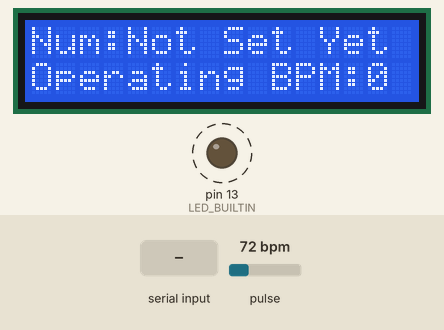
Simulated run of this sketch. Board: Arduino Uno, built with avr-gcc and run on an emulated ATmega328P. Shown: 16×2 character LCD, output pins drawn as LEDs (lit = HIGH). Dashed ring = blinking. The inputs (shaded band) are chosen by the test bench; at power-on: pulse 72 bpm. What the sketch prints to the serial monitor is not drawn.

Above: at 1.2 s.
1.3 s: pulse set to 42 bpm
At 3.4 s:
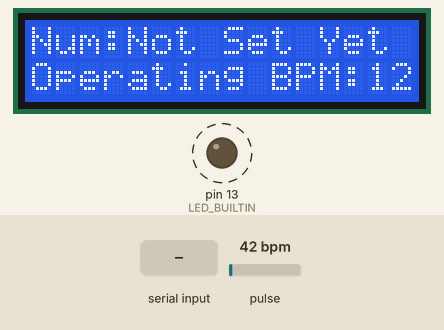
4.3 s: pulse set to 70 bpm
At 5.71 s:
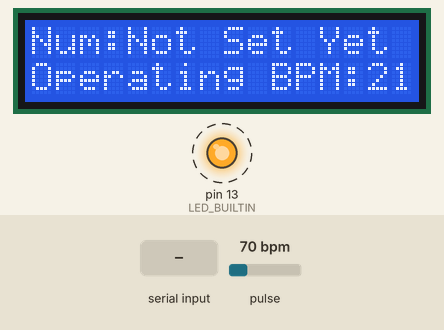
7.3 s: "i" received over Serial
At 8.37 s:
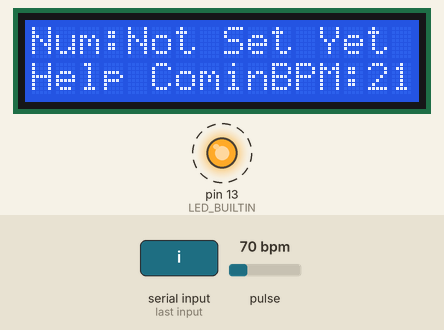
10.3 s: pulse set to 42 bpm
At 12.1 s:
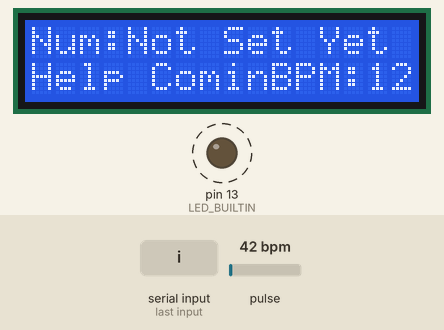
13.3 s: pulse set to 70 bpm
At 14.83 s:
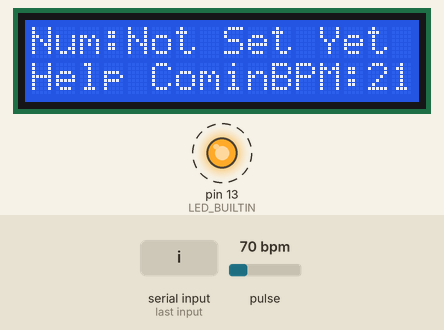
16.3 s: "s" received over Serial
At 17.1 s:
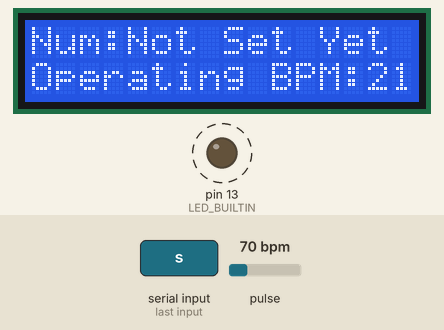
Timing chart, 0 to 20.3 s (numbered marks = the images above; inputs shaded):
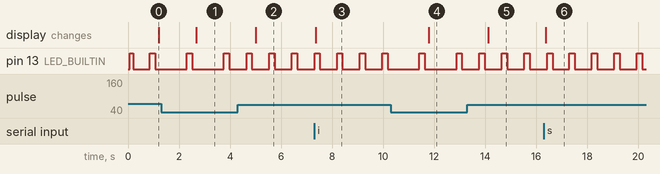

The sketch:

top.ino
```cpp
#define USE_ARDUINO_INTERRUPTS true    // Set-up low-level interrupts for most acurate BPM math.
#include <PulseSensorPlayground.h>     // Includes the PulseSensorPlayground Library.
#include <LiquidCrystal_I2C.h>
#include<SoftwareSerial.h>
#include<EEPROM.h>
LiquidCrystal_I2C lcd(0x3F,16,2);  // set the LCD address to 0x3F for a 16 chars and 2 line display
String num = "Not Set Yet"; //Initialized variable to store receive
String tempnum;
String state;
String printline="Operating....    ";
String prebpm = "BPM:";
int count=0;
int start_count=0;
const int numberStartAddress=0;
bool started = false;
int message_sent=0;
//SoftwareSerial dSerial(4, 5);
SoftwareSerial sSerial(2, 3);
const int PulseWire = 0;       // PulseSensor PURPLE WIRE connected to ANALOG PIN 0
const int LED = LED_BUILTIN;          // The on-board Arduino LED, close to PIN 13.
int Threshold = 550;           // Determine which Signal to "count as a beat" and which to ignore.
                               // Use the "Gettting Started Project" to fine-tune Threshold Value beyond default setting.
                               // Otherwise leave the default "550" value.

PulseSensorPlayground pulseSensor;  // Creates an instance of the PulseSensorPlayground object called "pulseSensor"

int mybpm;
bool panicstate=false;
int panic_count=0;

void set_num()
{
    for (int offset = 0; offset < 11; offset++) {
      EEPROM.write(numberStartAddress + offset, num[offset]);
    }
}
void read_num()
{
    num = "";
    for (int offset = 0; offset < 11; offset++) {
      num += (char)EEPROM.read(numberStartAddress + offset);
    }
}
void SendMessage(String number, String message)
{
  sSerial.println("AT+CMGF=1");
  delay(1000);
  sSerial.println("AT+CMGS=\""+ number +"\"");
  delay(1000);
  sSerial.print(message);
  delay(1000);
  sSerial.write(26);
  delay(1000);
  started = false;
}
void setup() {
  lcd.begin();
  lcd.clear();
  lcd.backlight();
  // Make sure backlight is on
  // Print a message on both lines of the LCD.
  Serial.begin(9600);
  sSerial.begin(4800);
  //dSerial.begin(9600);
//  read_num();
  // Configure the PulseSensor object, by assigning our variables to it.
  pulseSensor.analogInput(PulseWire);
  pulseSensor.blinkOnPulse(LED);       //auto-magically blink Arduino's LED with heartbeat.
  pulseSensor.setThreshold(Threshold);

  // Double-check the "pulseSensor" object was created and "began" seeing a signal.
   if (pulseSensor.begin()) {
    Serial.println("We created a pulseSensor Object !");  //This prints one time at Arduino power-up,  or on Arduino reset.
  }
}

void loop() {
  if (pulseSensor.sawStartOfBeat()) {            // Constantly test to see if "a beat happened".
mybpm = pulseSensor.getBeatsPerMinute();  // Calls function on our pulseSensor object that returns BPM as an "int".
                                               // "myBPM" hold this BPM value now.
//  Serial.println(A HeartBeat Happened ! "); // If test is "true", print a message "a heartbeat happened".
if (pulseSensor.sawStartOfBeat()) {            // Constantly test to see if "a beat happened".
mybpm = pulseSensor.getBeatsPerMinute();  // Calls function on our pulseSensor object that returns BPM as an "int".
                                               // "myBPM" hold this BPM value now.
//  Serial.println(A HeartBeat Happened ! "); // If test is "true", print a message "a heartbeat happened".
}

  delay(20);                    // considered best practice in a simple sketch.
mybpm = mybpm*3;
}
                      // Print the value inside of myBPM.

  for(int i=0;i<Serial.available();i++)
  {
    char x =  Serial.read();
    // Serial.println(x);
    if(x == 's')
    {
      state = "s";
      num="";
    }
    else if( x == 'x')
    {
      state = "x";
     //Serial.println(num);
      set_num();
    }
    else if(x == 'h')
    {
      state = "h";
      printline="Need Help";
     if(!started && message_sent==0)
   {
     sSerial.listen();
     SendMessage(num, "Need Help     ");
     //dSerial.listen();
     started = true;
     message_sent=1;
   }
    }
    else if(x == 'i')
    {
      state = "i";
    printline="Help Coming     ";
    count=0;
    }
    if(x!='s' && state == "s")
    {
      if(x>='0' && x<= '9')
      {
        num += x;
      }

    }
  }
   if(state == "h")
   {
     printline="Need Help   ";
   }
  else if(state == "i")
  {
    printline="Help Coming   ";
    count++;
    message_sent = 0;
  }
  else
  {
    printline="Operating     ";
  }
  if(count>500)
  {
    state = "x";
  }
  start_count++;
  if(mybpm < 75 )
  {
    panicstate=true;
    panic_count++;
  }
  else
  {
    panicstate=false;
    panic_count=0;
  }
  if(panicstate==true && panic_count > 200 )
  {
    state = "h";
      printline="Need Help";
     if(!started && message_sent==0)
   {
     sSerial.listen();
     SendMessage(num, "Need Help     ");
     //dSerial.listen();
     started = true;
     message_sent=1;
   }  }
  // sSerial.listen();

  // if(sSerial.available())
  // {
  //   Serial.println("paise");
  //   Serial.println(sSerial.readString());
  // }

  // if(Serial.available())
  // {
  //   sSerial.write(Serial.read());
  // }
  // dSerial.listen();

  lcd.setCursor(0,0);   //Set cursor to character 2 on line 0
  lcd.print("Num:");
  lcd.setCursor(4, 0);
  lcd.print(num);
  lcd.setCursor(0,1);   //Move cursor to character 2 on line 1
  lcd.print(printline);
  lcd.setCursor(10, 1);
  lcd.print(prebpm);
  lcd.setCursor(14,1);
  lcd.print(mybpm);
}
```

Measured:
- after the input at 1.3 s, pin 13 (LED_BUILTIN): alternates HIGH for 0.21 s and LOW for 1.2 s, starting after 1.0 s; the display: changes after 1.4 s (image 1)
- after the input at 4.3 s, pin 13 (LED_BUILTIN): alternates HIGH for 0.21 s and LOW for 0.68 s, starting after 0.35 s; the display: changes after 0.71 s (image 2)
- after the input at 7.3 s, the display: changes after 0.07 s (image 3)
- after the input at 10.3 s, pin 13 (LED_BUILTIN): alternates HIGH for 0.21 s and LOW for 1.2 s, starting after 1.1 s; the display: changes after 1.5 s (image 4)
- after the input at 13.3 s, pin 13 (LED_BUILTIN): alternates HIGH for 0.21 s and LOW for 0.68 s, starting after 0.46 s; the display: changes after 0.82 s (image 5)
- after the input at 16.3 s, the display: changes after 0.07 s (image 6)
- by itself, pin 13 (LED_BUILTIN): alternates HIGH for 0.18 s and LOW for 0.64 s
